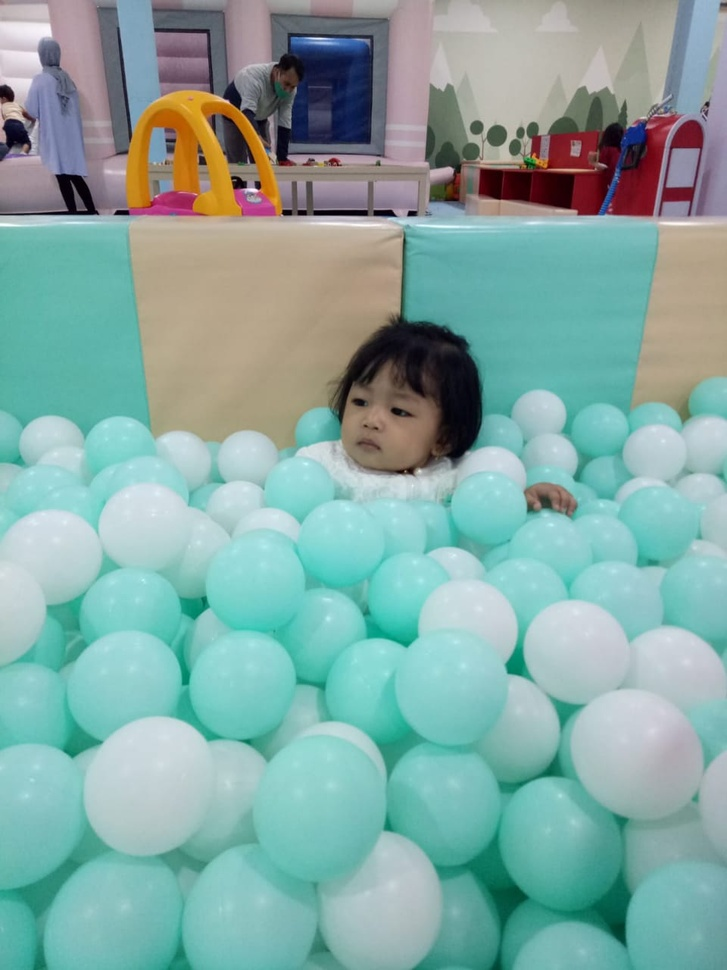
#> input picture terang.jpeg, 727 x 970 px, shrunk from 960 x 1280 before the run, found by its file name
$ jupyter execute Program_Histogram_RGB.ipynb
#> lines starting #> are read from the running program, lines starting #| are printed output that depends on the picture
<a href="https://colab.research.google.com/github/slstyrn21/Pengolahan-Citra-Project-Group/blob/main/Program_Histogram_RGB.ipynb" target="_parent"></a>

[cell 1]
import matplotlib.pyplot as plt
import skimage.io as io
import cv2
from pylab import *
from copy import deepcopy

[cell 2]
# membaca gambar

img_terang = io.imread("/terang.jpeg")
#> img_terang is the input picture: shape (970, 727, 3); mean R, G, B 132.6, 168.7, 163.8
img_sedang = io.imread("/sedang.jpeg")
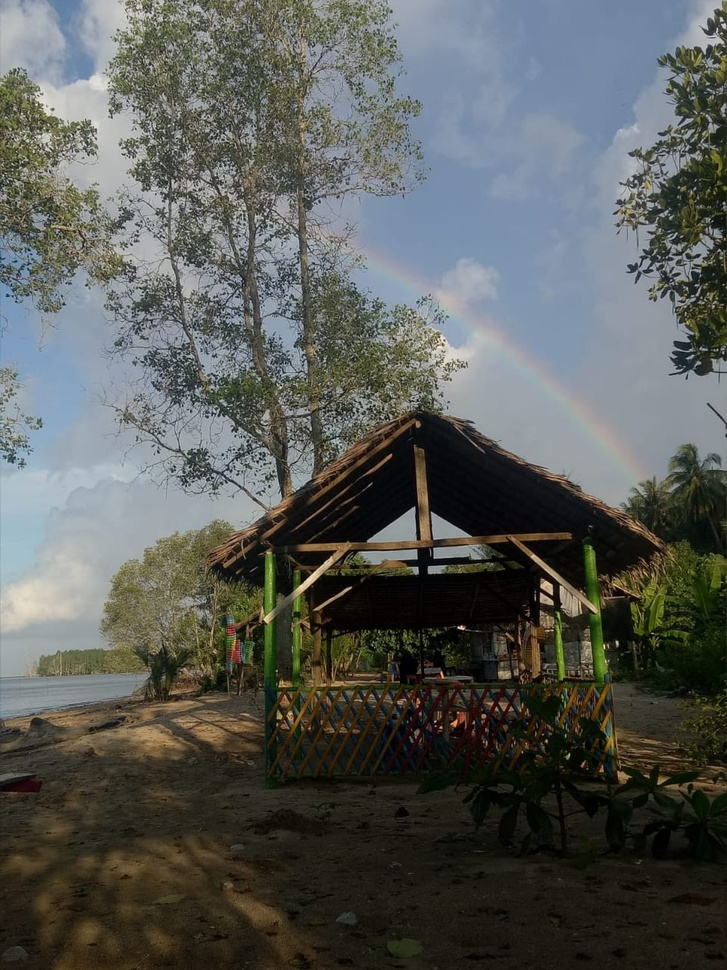
#> input picture sedang.jpeg, 727 x 970 px, shrunk from 960 x 1280 before the run, found by its file name
#> img_sedang is the input picture: shape (970, 727, 3); mean R, G, B 88.5, 91.1, 87.3
img_gelap = io.imread("/gelap.jpeg")
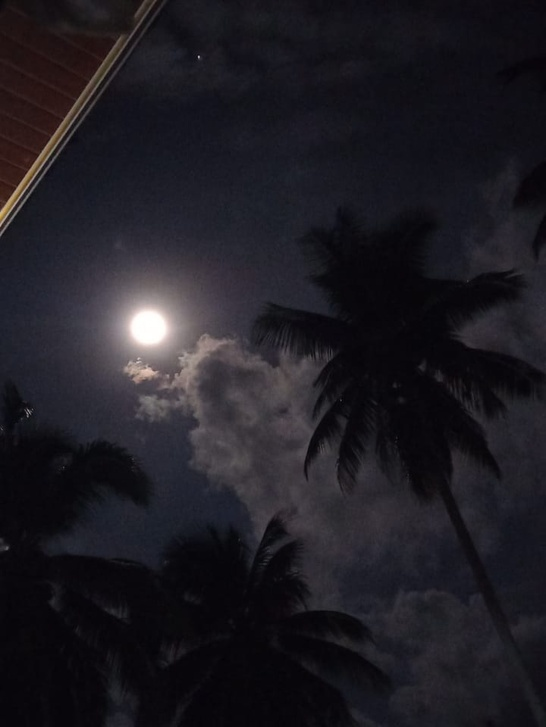
#> input picture gelap.jpeg, 546 x 727 px, shrunk from 720 x 960 before the run, found by its file name
#> img_gelap is the input picture: shape (727, 546, 3); mean R, G, B 30.7, 28.4, 34.9

[cell 3]
# menampilkan gambar asli

def show_asli():
  fig, ax = plt.subplots(ncols=3, nrows=1, figsize=(20,10))

  ax[0].imshow(img_terang)
  ax[0].set_title('Foto Terang')
  ax[1].imshow(img_sedang)
  ax[1].set_title('Foto Sedang')
  ax[2].imshow(img_gelap)
  ax[2].set_title('Foto Gelap')

show_asli()

[cell 4]
# fungsi untuk memecah gambar ke dalam berbagai channel (R,G,B) dan menyimpannya

def rgb_channel(img, jpg1, jpg2, jpg3):
#> called with jpg1 = '/red_terang.jpeg', jpg2 = '/green_terang.jpeg', jpg3 = '/blue_terang.jpeg'
  red_channel = deepcopy(img)
  green_channel = deepcopy(img)
  blue_channel = deepcopy(img)

  red_channel[:,:,1] = 0
  red_channel[:,:,2] = 0

  green_channel[:,:,0] = 0
  green_channel[:,:,2] = 0

  blue_channel[:,:,0] = 0
  blue_channel[:,:,1] = 0

  # menyimpan gambar ke device/database
  cv2.imwrite(jpg1, blue_channel)
  cv2.imwrite(jpg2, green_channel)
  cv2.imwrite(jpg3, red_channel)

[cell 5]
# menyimpan photo per-channel ke dalam nama file tertentu

def rgb_photo():
  rgb_channel(img_terang, "/red_terang.jpeg", "/green_terang.jpeg", "/blue_terang.jpeg")
  rgb_channel(img_sedang, "/red_sedang.jpeg", "/green_sedang.jpeg", "/blue_sedang.jpeg")
  rgb_channel(img_gelap, "/red_gelap.jpeg", "/green_gelap.jpeg", "/blue_gelap.jpeg")
#> call 3 of rgb_channel, with jpg1 = '/red_gelap.jpeg', jpg2 = '/green_gelap.jpeg', jpg3 = '/blue_gelap.jpeg'
#> in rgb_channel (call 3), `red_channel[:,:,2] = 0`:
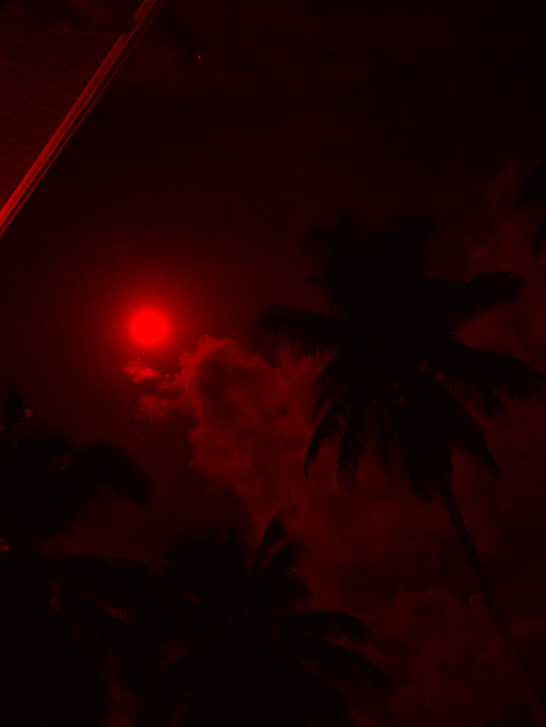
#> red_channel: shape (727, 546, 3); mean R, G, B 30.7, 0, 0
#> in rgb_channel (call 3), `green_channel[:,:,2] = 0`:
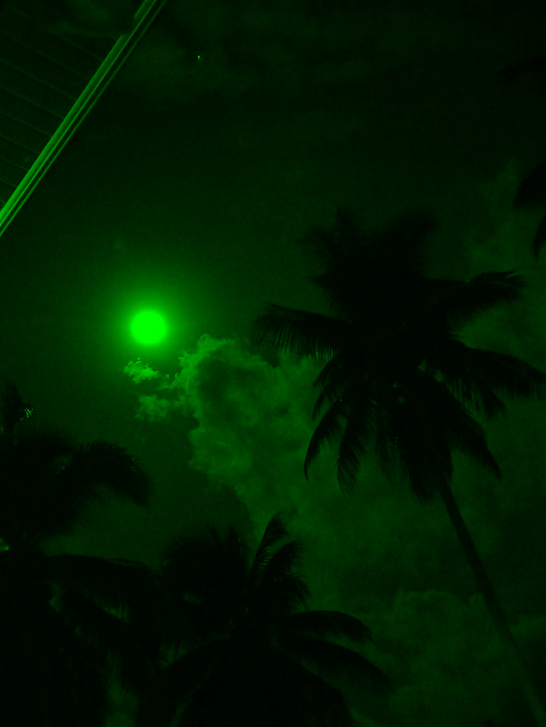
#> green_channel: shape (727, 546, 3); mean R, G, B 0, 28.4, 0
#> in rgb_channel (call 3), `blue_channel[:,:,1] = 0`:
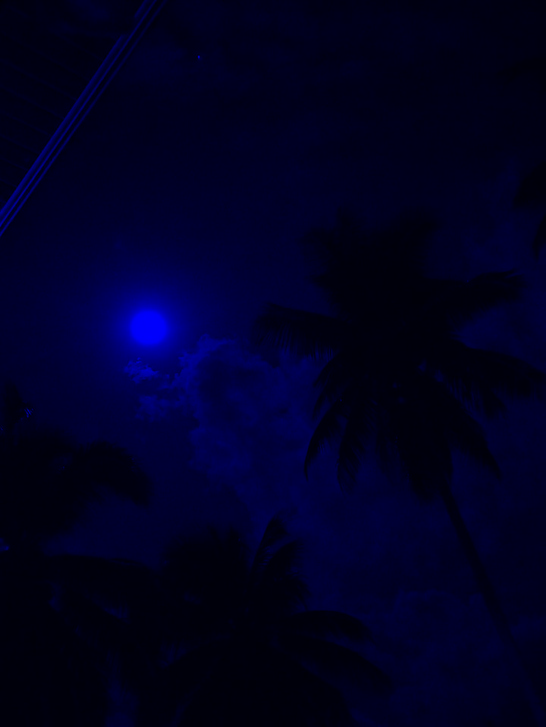
#> blue_channel: shape (727, 546, 3); mean R, G, B 0, 0, 34.9

rgb_photo()

[cell 6]
# fungsi untuk menampilkan photo Ori,R,G,B ke dalam 1 baris

def show_rgb(ori, red, green, blue):
  img = io.imread(ori)
  img1 = io.imread(red)
  img2 = io.imread(green)
  img3 = io.imread(blue)

  # fungsi yang mengembalikan tupel yang berisi gambar dan objek sumbu
  fig, axs = plt.subplots(1, 4, figsize=(20,15))

  axs[0].set_title("Original Photo")
  axs[0].imshow(img)
  axs[1].set_title("Channel R Photo")
  axs[1].imshow(img1)
  axs[2].set_title("Channel G Photo")
  axs[2].imshow(img2)
  axs[3].set_title("Channel B Photo")
  axs[3].imshow(img3)

[cell 7]
# fungsi histogram channel R,G,B dengan berbagai bins

def histogram(image, bins, title, titleR, titleG, titleB):
#> called with image = '/terang.jpeg', bins = 256, title = 'Histogram Foto Terang (256 Bins)', titleR = 'Channel R (256 Bins)', titleG = 'Channel G (256 Bins)', titleB = 'Channel B (256 Bins)'
  img = cv2.imread(image)
  r, g, b = cv2.split(img)
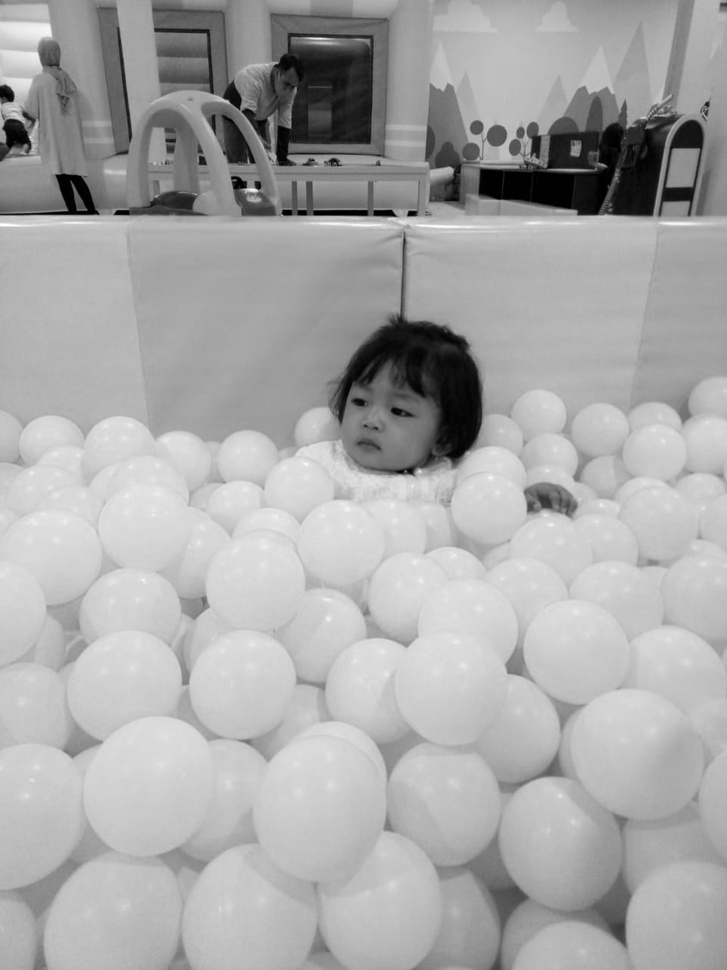
#> g: shape (970, 727); min 0, max 255, mean 168.7

  fig, axs = plt.subplots(1, 4, figsize=(20,5))
  axs[0].set_title(title)
  axs[0].hist(img.ravel(), bins, [0,256], color='purple', alpha=0.5)
  axs[1].set_title(titleR)
  axs[1].hist(r.ravel(), bins, [0,256], color='red', alpha=0.5)
  axs[2].set_title(titleG)
  axs[2].hist(g.ravel(), bins, [0,256], color='green', alpha=0.5)
  axs[3].set_title(titleB)
  axs[3].hist(b.ravel(), bins, [0,256], color='blue', alpha=0.5)

[cell 8]
# menampilkan fungsi histogram(image, bins, title) 256 bins

def histo_all():
  figure(0)
  histogram("/terang.jpeg", 256, "Histogram Foto Terang (256 Bins)", "Channel R (256 Bins)", "Channel G (256 Bins)", "Channel B (256 Bins)")
  figure(1)
  histogram("/sedang.jpeg", 256, "Histogram Foto Sedang (256 Bins)", "Channel R (256 Bins)", "Channel G (256 Bins)", "Channel B (256 Bins)")
  figure(2)
  histogram("/gelap.jpeg", 256, "Histogram Foto Gelap (256 Bins)", "Channel R (256 Bins)", "Channel G (256 Bins)", "Channel B (256 Bins)")

histo_all()
#> figure, not shown here; panel 1: tallest bar 28797 high, from x = 181 to 182; panel 2: tallest bar 10648 high, from x = 172 to 173; panel 3: tallest bar 12284 high, from x = 179 to 180; panel 4: tallest bar 10299 high, from x = 181 to 182
#> figure, not shown here; panel 1: tallest bar 21037 high, from x = 26 to 27; panel 2: tallest bar 15126 high, from x = 0 to 1; panel 3: tallest bar 10811 high, from x = 152 to 153; panel 4: tallest bar 7238 high, from x = 29 to 30
#> figure, not shown here; panel 1: tallest bar 40703 high, from x = 8 to 9; panel 2: tallest bar 21617 high, from x = 12 to 13; panel 3: tallest bar 21760 high, from x = 7 to 8; panel 4: tallest bar 22343 high, from x = 9 to 10

[cell 9]
# foto terang per-channel dan per-bins

def terang_bins():
  show_rgb("/terang.jpeg", "/red_terang.jpeg", "/green_terang.jpeg", "/blue_terang.jpeg")
  figure(0)
  histogram("/terang.jpeg", 4, "Histogram Foto Terang (4 Bins)", "Channel R (4 Bins)", "Channel G (4 Bins)", "Channel B (4 Bins)")
  figure(1)
  histogram("/terang.jpeg", 8, "Histogram Foto Terang (8 Bins)", "Channel R (8 Bins)", "Channel G (8 Bins)", "Channel B (8 Bins)")
  figure(2)
  histogram("/terang.jpeg", 16, "Histogram Foto Terang (16 Bins)", "Channel R (16 Bins)", "Channel G (16 Bins)", "Channel B (16 Bins)")
  figure(3)
  histogram("/terang.jpeg", 32, "Histogram Foto Terang (32 Bins)", "Channel R (32 Bins)", "Channel G (32 Bins)", "Channel B (32 Bins)")
  figure(4)
  histogram("/terang.jpeg", 256, "Histogram Foto Terang (256 Bins)", "Channel R (256 Bins)", "Channel G (256 Bins)", "Channel B (256 Bins)")

terang_bins()
#> figure, not shown here; panel 1: tallest bar 1061756 high, from x = 128 to 192; panel 2: tallest bar 363551 high, from x = 128 to 192; panel 3: tallest bar 354548 high, from x = 128 to 192; panel 4: tallest bar 343657 high, from x = 128 to 192
#> figure, not shown here; panel 1: tallest bar 683833 high, from x = 160 to 192; panel 2: tallest bar 238103 high, from x = 160 to 192; panel 3: tallest bar 264590 high, from x = 160 to 192; panel 4: tallest bar 181140 high, from x = 160 to 192
#> figure, not shown here; panel 1: tallest bar 367707 high, from x = 176 to 192; panel 2: tallest bar 124039 high, from x = 160 to 176; panel 3: tallest bar 150418 high, from x = 176 to 192; panel 4: tallest bar 103225 high, from x = 176 to 192
#> figure, not shown here; panel 1: tallest bar 201742 high, from x = 176 to 184; panel 2: tallest bar 76150 high, from x = 168 to 176; panel 3: tallest bar 84485 high, from x = 176 to 184; panel 4: tallest bar 61289 high, from x = 176 to 184

[cell 10]
# foto sedang per-channel dan per-bins

def sedang_bins():
  show_rgb("/sedang.jpeg", "/red_sedang.jpeg", "/green_sedang.jpeg", "/blue_sedang.jpeg")
#> call 2 of show_rgb, with ori = '/sedang.jpeg', red = '/red_sedang.jpeg', green = '/green_sedang.jpeg', blue = '/blue_sedang.jpeg'
#> in show_rgb (call 2), `img1 = io.imread(red)`:
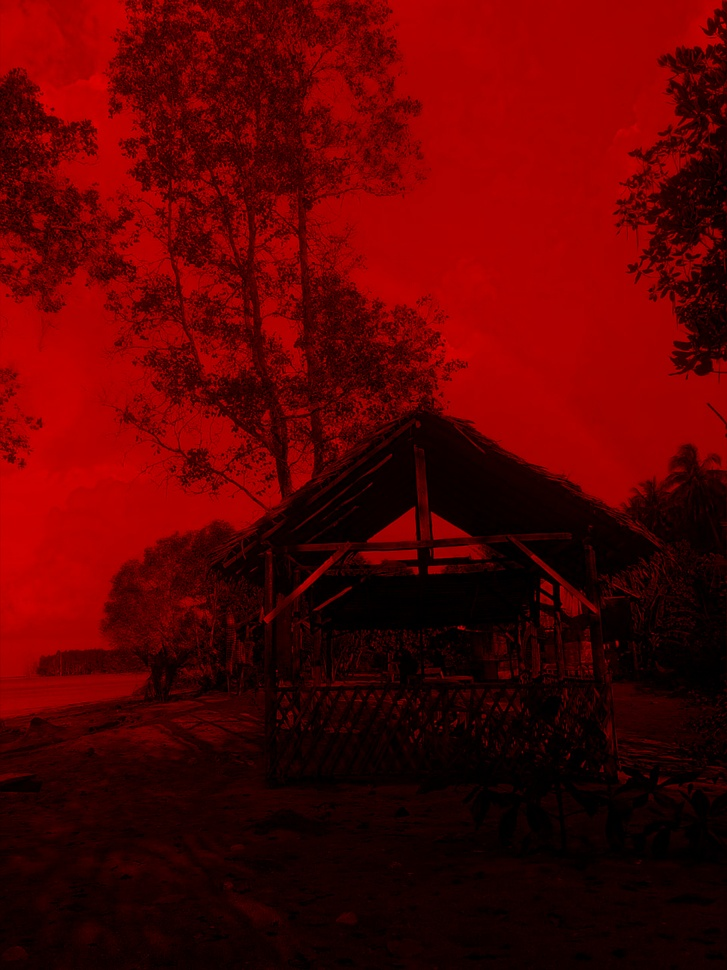
#> img1: shape (970, 727, 3); mean R, G, B 87, 1.2, 1.3
#> in show_rgb (call 2), `img3 = io.imread(blue)`:
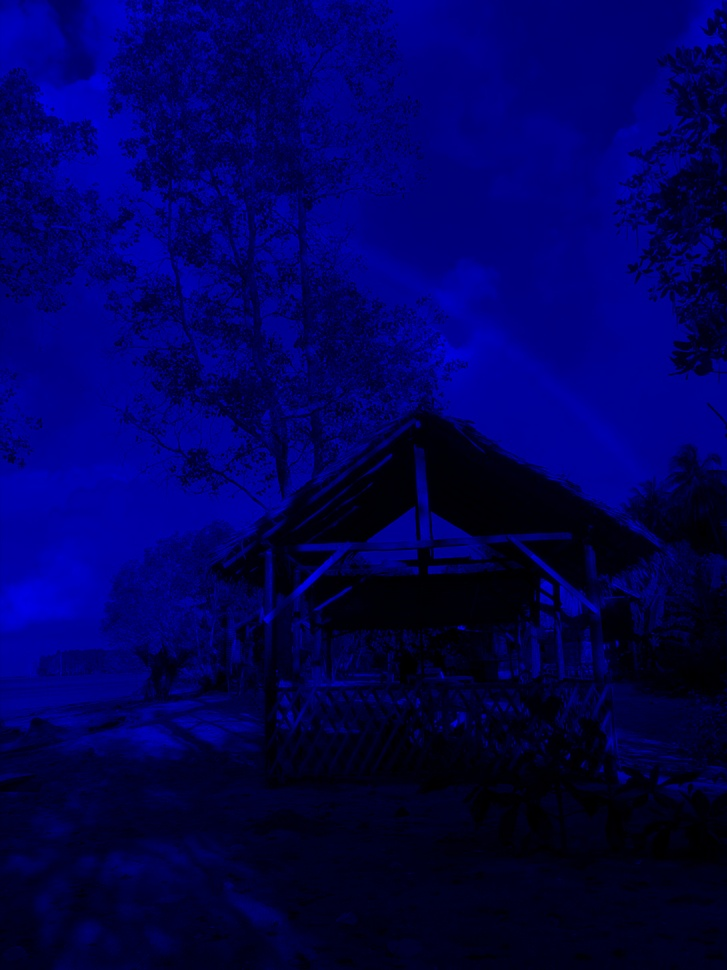
#> img3: shape (970, 727, 3); mean R, G, B 0.6, 0.5, 88.1
  figure(0)
  histogram("/sedang.jpeg", 4, "Histogram Foto Sedang (4 Bins)", "Channel R (4 Bins)", "Channel G (4 Bins)", "Channel B (4 Bins)")
  figure(1)
  histogram("/sedang.jpeg", 8, "Histogram Foto Sedang (8 Bins)", "Channel R (8 Bins)", "Channel G (8 Bins)", "Channel B (8 Bins)")
  figure(2)
  histogram("/sedang.jpeg", 16, "Histogram Foto Sedang (16 Bins)", "Channel R (16 Bins)", "Channel G (16 Bins)", "Channel B (16 Bins)")
  figure(3)
  histogram("/sedang.jpeg", 32, "Histogram Foto Sedang (32 Bins)", "Channel R (32 Bins)", "Channel G (32 Bins)", "Channel B (32 Bins)")
  figure(4)
  histogram("/sedang.jpeg", 256, "Histogram Foto Sedang (256 Bins)", "Channel R (256 Bins)", "Channel G (256 Bins)", "Channel B (256 Bins)")

sedang_bins()
#> figure, not shown here; panel 1: tallest bar 916903 high, from x = 0 to 64; panel 2: tallest bar 338333 high, from x = 0 to 64; panel 3: tallest bar 293972 high, from x = 0 to 64; panel 4: tallest bar 284598 high, from x = 0 to 64
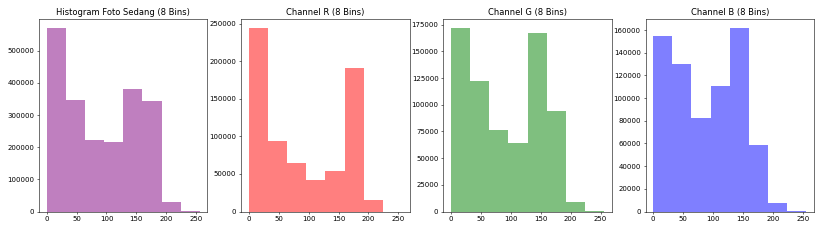
#> figure drawn by matplotlib, 4 panels; panel 1: tallest bar 570657 high, from x = 0 to 32; panel 2: tallest bar 243957 high, from x = 0 to 32; panel 3: tallest bar 171830 high, from x = 0 to 32; panel 4: tallest bar 161676 high, from x = 128 to 160

[cell 11]
# foto gelap per-channel dan per-bins

def gelap_bins():
  show_rgb("/gelap.jpeg", "/red_gelap.jpeg", "/green_gelap.jpeg", "/blue_gelap.jpeg")
